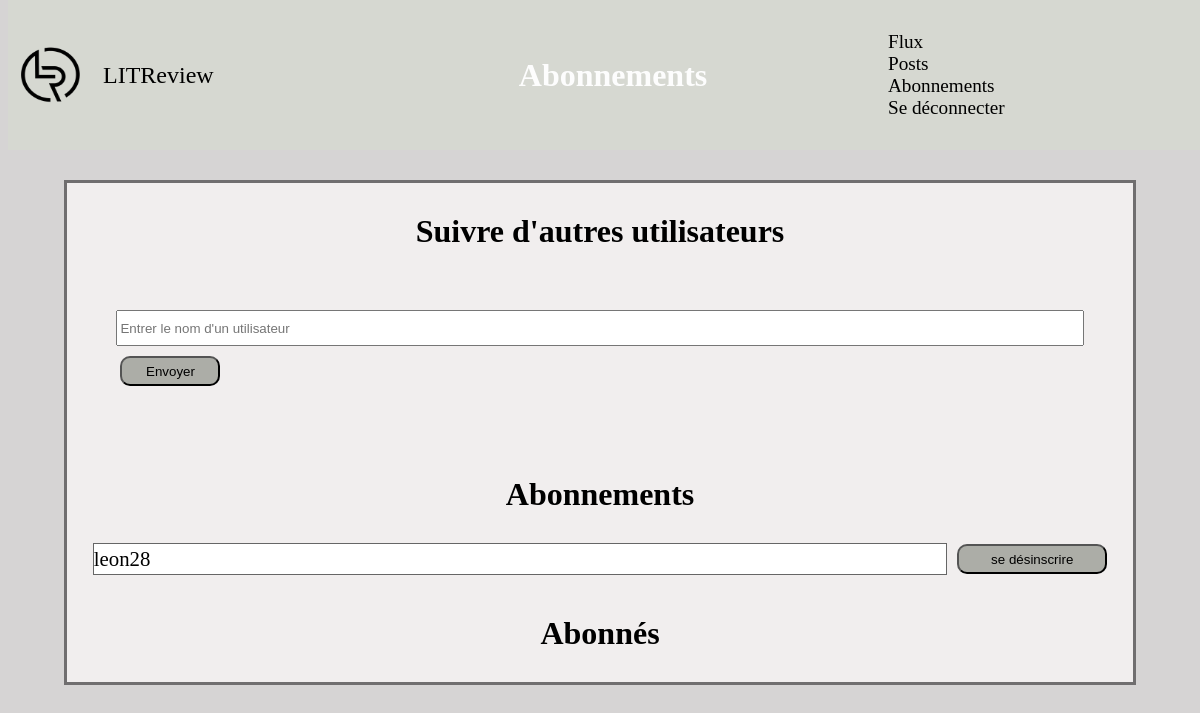
/subsription/ (signed in), run on an earlier commit of the app's database.
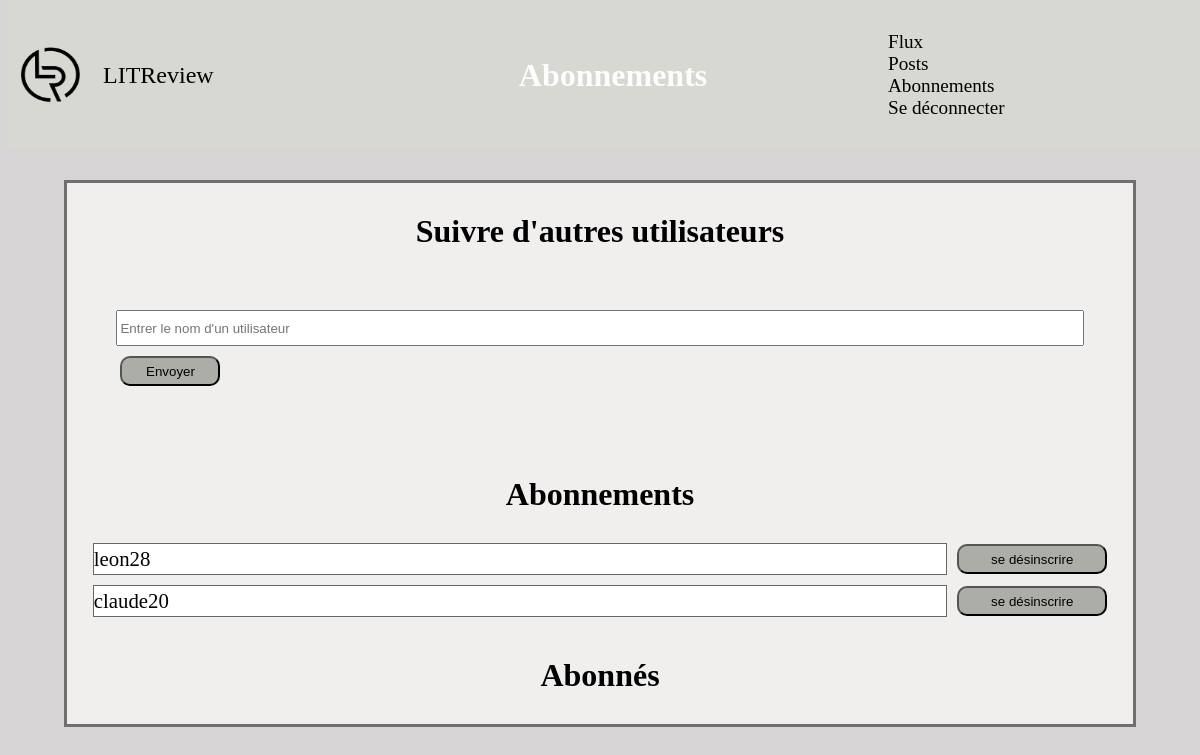
And on a later commit of the database.
### review/models.py (models this page shows)
class UserFollows(models.Model):
    user = models.ForeignKey(
        to=settings.AUTH_USER_MODEL, on_delete=models.CASCADE,
        related_name='following')
    followed_user = models.ForeignKey(
        to=settings.AUTH_USER_MODEL, on_delete=models.CASCADE,
        related_name='followed_by')
    class Meta:
        unique_together = ('user', 'followed_user')

### review/views.py (the view)
# urls.py: path('subsription/', views.subscription, name='subscription'),
def subscription(request):
    if request.user.is_authenticated:
        if request.method == 'POST':
            form = service_subscription(request)
        else:
            form = SubsriptionForm()
        context = {
            'form': form,
            'followed': service_followed_users(request)
        }
        return render(
            request,
            "review/subscription.html",
            context
        )
    return redirect('userlogin')

### review/forms.py (shortened to what this page needs)
class SubsriptionForm(forms.Form):
    username = forms.CharField(
        label='Nom', max_length=100,
        widget=forms.TextInput(
            attrs={
                'class': 'subscription_body__form__form',
                'placeholder': "Entrer le nom d'un utilisateur"
            }
        ),
        required=True
    )

### review/services.py (called while the page is built)
def service_followed_users(request):
    followed = []
    followed_users_list = UserFollows.objects.filter(
        user=request.user
    )
    followed_by_list = UserFollows.objects.filter(
        followed_user=request.user
    )
    followed_users_list = followed_users_list.annotate(
        content_type=Value(
            'FOLLOWED_USER', CharField()
        )
    )
    for user in followed_users_list:
        followed.append(user)
    followed_by_list = followed_by_list.annotate(
        content_type=Value(
            'FOLLOWED_BY',
            CharField()
        )
    )
    for user in followed_by_list:
        followed.append(user)
    return followed

### review/templates/review/subscription.html (shortened to what this page needs)
{% extends 'review/base.html' %}
{% block header_page %}
    <div class="header_page">
        <span class="header_page__title">Abonnements</span>
    </div>
{% endblock %}
{% block content %}
    <div class="subscription_body">
        <p class="subscription_body__title">Suivre d'autres utilisateurs</p>
        <form method="post" action="/subsription/" class="subscription_body__form">
            {{ form.username }}
            <div class="subscription_body__form__validate">
                <button type="submit" class="btn">Envoyer</button>
            </div>
        </form>
        <p class="subscription_body__title">Abonnements</p>
        {% for users in followed %}
            {% if users.content_type == 'FOLLOWED_USER' %}
                <div class="subscription_body__followed_users">
                    <span class="subscription_body__followed_users__name">{{users.followed_user}}</span>
                    <form action="/unsubscribeuser/{{users.pk}}" method="get">
                        <button class="btn">se désinscrire</button>
                    </form>
                </div>
            {% endif %}
        {% endfor %}
        <p class="subscription_body__title">Abonnés</p>
    </div>
{% endblock %}

What changed in the data, as far as the page shows it:
added UserFollows: followed_user "claude20"
